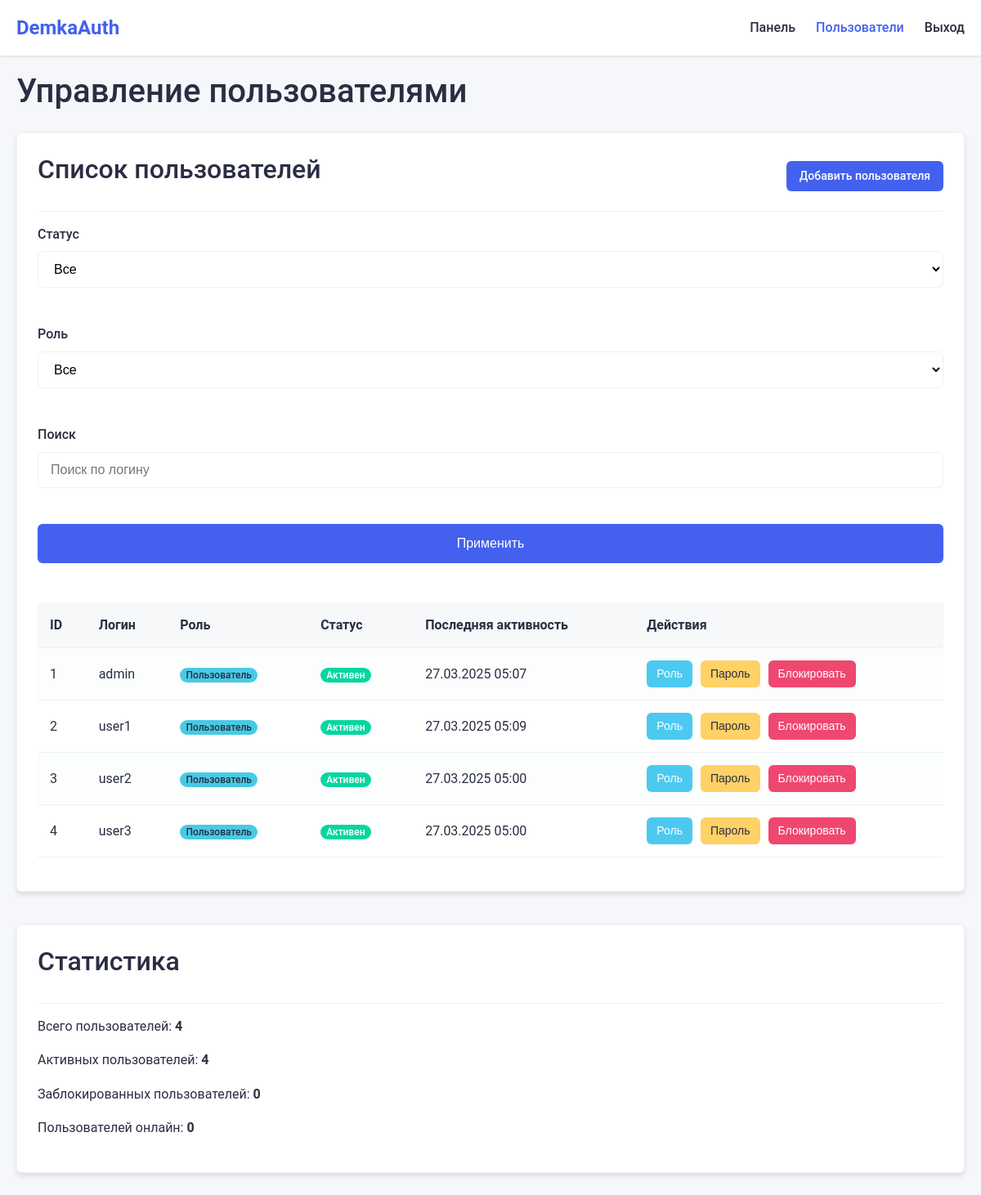
/users.php (signed in), run on the app's committed database.
### tables this page shows
CREATE TABLE `users` (
  `id` int(11) NOT NULL,
  `username` varchar(50) NOT NULL,
  `password_hash` varchar(255) NOT NULL,
  `role` enum('Администратор','Пользователь') NOT NULL DEFAULT 'Пользователь',
  `failed_attempts` int(11) DEFAULT 0,
  `last_login` timestamp NULL DEFAULT NULL,
  `is_blocked` tinyint(1) DEFAULT 0,
  `created_at` timestamp NOT NULL DEFAULT current_timestamp(),
  `blocked` tinyint(1) NOT NULL DEFAULT 0,
  `block_reason` varchar(255) DEFAULT NULL,
  `last_activity` datetime DEFAULT NULL,
  `first_login` tinyint(1) NOT NULL DEFAULT 0
);

### includes/functions.php (called while the page is built, shortened)
<?php
function getUsersList($filters = []) {
    global $pdo;
    try {
        $sql = "SELECT * FROM users";
        $params = [];
        $sql .= " ORDER BY id ASC";
        $stmt = $pdo->prepare($sql);
        $stmt->execute();
        $users = $stmt->fetchAll(PDO::FETCH_ASSOC);
        foreach ($users as &$user) {
            if (isset($user['username']) && !isset($user['login'])) {
                $user['login'] = $user['username'];
            }
        }
        return $users;
    } catch (PDOException $e) {
        error_log("Ошибка при получении списка пользователей: " . $e->getMessage());
        return [];
    }
}
function getTotalUsers() {
    global $pdo;
    try {
        $stmt = $pdo->query("SELECT COUNT(*) FROM users");
        return (int)$stmt->fetchColumn();
    } catch (PDOException $e) {
        error_log("Ошибка при подсчете пользователей: " . $e->getMessage());
        return 0;
    }
}
function getActiveUsers() {
    global $pdo;
    try {
        $stmt = $pdo->query("SELECT COUNT(*) FROM users WHERE is_blocked = 0");
        return (int)$stmt->fetchColumn();
    } catch (PDOException $e) {
        error_log("Ошибка при подсчете активных пользователей: " . $e->getMessage());
        return 0;
    }
}
function getBlockedUsers() {
    global $pdo;
    try {
        $stmt = $pdo->query("SELECT COUNT(*) FROM users WHERE is_blocked = 1");
        return (int)$stmt->fetchColumn();
    } catch (PDOException $e) {
        error_log("Ошибка при подсчете заблокированных пользователей: " . $e->getMessage());
        return 0;
    }
}
function getOnlineUsers() {
    global $pdo;
    try {
        $timeThreshold = date('Y-m-d H:i:s', strtotime('-15 minutes'));
        $stmt = $pdo->prepare("SELECT COUNT(*) FROM users WHERE last_activity > :threshold");
        $stmt->bindParam(':threshold', $timeThreshold);
        $stmt->execute();
        return (int)$stmt->fetchColumn();
    } catch (PDOException $e) {
        error_log("Ошибка при подсчете пользователей онлайн: " . $e->getMessage());
        return 0;
    }
}

### users.php (the view, shortened to what this page needs)
<?php
require_once 'includes/functions.php';
$blocked = isset($_GET['blocked']) ? (int)$_GET['blocked'] : null;
$role = isset($_GET['role']) ? $_GET['role'] : '';
$search = isset($_GET['search']) ? $_GET['search'] : '';
$filters = [
    'blocked' => $blocked !== '' ? $blocked : null,
    'role' => $role,
    'search' => $search
];
$users = getUsersList($filters);
?>
<!DOCTYPE html>
<html lang="ru">
<head>
    <link rel="stylesheet" href="css/style.css">
</head>
<body>
    <nav class="navbar">
        <div class="navbar-container">
            <a href="dashboard.php" class="navbar-brand">DemkaAuth</a>
            <ul class="navbar-nav">
                <li class="nav-item"><a href="dashboard.php" class="nav-link">Панель</a></li>
                <li class="nav-item"><a href="users.php" class="nav-link active">Пользователи</a></li>
                <li class="nav-item"><a href="logout.php" class="nav-link">Выход</a></li>
            </ul>
        </div>
    </nav>
    <div class="container">
        <div class="row">
            <div class="col-12">
                <h1>Управление пользователями</h1>
            </div>
        </div>
        <div class="row">
            <div class="col-12 col-md-8">
                <div class="card">
                    <div class="card-header">
                        <h2>Список пользователей</h2>
                        <a href="#" class="btn btn-primary btn-sm" onclick="ModalHandler.openModal('add-user-modal')">Добавить пользователя</a>
                    </div>
                    <div class="card-body">
                        <form method="GET" action="" class="mb-4">
                            <div class="row">
                                <div class="col-12 col-md-3">
                                    <div class="form-group">
                                        <label for="blocked-filter" class="form-label">Статус</label>
                                        <select id="blocked-filter" name="blocked" class="form-control">
                                            <option value="">Все</option>
                                        </select>
                                    </div>
                                </div>
                                <div class="col-12 col-md-3">
                                    <div class="form-group">
                                        <label for="role-filter" class="form-label">Роль</label>
                                        <select id="role-filter" name="role" class="form-control">
                                            <option value="">Все</option>
                                        </select>
                                    </div>
                                </div>
                                <div class="col-12 col-md-4">
                                    <div class="form-group">
                                        <label for="search-filter" class="form-label">Поиск</label>
                                        <input type="text" id="search-filter" name="search" class="form-control" placeholder="Поиск по логину" value="<?php echo isset($_GET['search']) ? htmlspecialchars($_GET['search']) : ''; ?>">
                                    </div>
                                </div>
                                <div class="col-12 col-md-2">
                                    <div class="form-group">
                                        <button type="submit" class="btn btn-primary btn-block">Применить</button>
                                    </div>
                                </div>
                            </div>
                        </form>
                        <?php if (empty($users)): ?>
                            <p class="text-center">Пользователи не найдены</p>
                        <?php else: ?>
                            <div class="table-responsive">
                                <table class="table table-striped">
                                    <thead>
                                        <tr>
                                            <th>ID</th>
                                            <th>Логин</th>
                                            <th>Роль</th>
                                            <th>Статус</th>
                                            <th>Последняя активность</th>
                                            <th>Действия</th>
                                        </tr>
                                    </thead>
                                    <tbody>
                                        <?php foreach ($users as $user): ?>
                                            <tr>
                                                <td><?php echo $user['id']; ?></td>
                                                <td><?php echo htmlspecialchars(isset($user['login']) ? $user['login'] : $user['username']); ?></td>
                                                <td>
                                                    <span class="badge <?php echo $user['role'] === 'admin' ? 'badge-admin' : 'badge-user'; ?>">
                                                        <?php echo $user['role'] === 'admin' ? 'Администратор' : 'Пользователь'; ?>
                                                    </span>
                                                </td>
                                                <td>
                                                    <span class="badge <?php echo isset($user['blocked']) ? ($user['blocked'] ? 'badge-danger' : 'badge-success') : (isset($user['is_blocked']) ? ($user['is_blocked'] ? 'badge-danger' : 'badge-success') : 'badge-success'); ?>">
                                                        <?php echo isset($user['blocked']) ? ($user['blocked'] ? 'Заблокирован' : 'Активен') : (isset($user['is_blocked']) ? ($user['is_blocked'] ? 'Заблокирован' : 'Активен') : 'Активен'); ?>
                                                    </span>
                                                </td>
                                                <td>
                                                    <?php
                                                    if (isset($user['last_activity'])) {
                                                        echo date('d.m.Y H:i', strtotime($user['last_activity']));
                                                    } else {
                                                        echo 'Нет данных';
                                                    }
                                                    ?>
                                                </td>
                                                <td>
                                                    <div class="user-actions">
                                                        <button class="btn btn-sm btn-info" onclick="ModalHandler.openModal('change-role-modal-<?php echo $user['id']; ?>')">Роль</button>
                                                        <button class="btn btn-sm btn-warning" onclick="ModalHandler.openModal('reset-password-modal-<?php echo $user['id']; ?>')">Пароль</button>
                                                        <button class="btn btn-sm <?php echo isset($user['blocked']) ? ($user['blocked'] ? 'btn-success' : 'btn-danger') : (isset($user['is_blocked']) ? ($user['is_blocked'] ? 'btn-success' : 'btn-danger') : 'btn-danger'); ?>" onclick="ModalHandler.openModal('block-modal-<?php echo $user['id']; ?>')">
                                                            <?php echo isset($user['blocked']) ? ($user['blocked'] ? 'Разблокировать' : 'Блокировать') : (isset($user['is_blocked']) ? ($user['is_blocked'] ? 'Разблокировать' : 'Блокировать') : 'Блокировать'); ?>
                                                        </button>
                                                    </div>
                                                </td>
                                            </tr>
                                        <?php endforeach; ?>
                                    </tbody>
                                </table>
                            </div>
                        <?php endif; ?>
                    </div>
                </div>
            </div>
            <div class="col-12 col-md-4">
                <div class="card">
                    <div class="card-header">
                        <h2>Статистика</h2>
                    </div>
                    <div class="card-body">
                        <p>Всего пользователей: <strong><?php echo getTotalUsers(); ?></strong></p>
                        <p>Активных пользователей: <strong><?php echo getActiveUsers(); ?></strong></p>
                        <p>Заблокированных пользователей: <strong><?php echo getBlockedUsers(); ?></strong></p>
                        <p>Пользователей онлайн: <strong><?php echo getOnlineUsers(); ?></strong></p>
                    </div>
                </div>
            </div>
        </div>
    </div>
</body>
</html>

### data on the page
users: id "1", username "admin", role "Пользователь", blocked "Активен", last_activity "27.03.2025 05:07"
users: id "2", username "user1", role "Пользователь", blocked "Активен", last_activity "27.03.2025 05:09"
users: id "3", username "user2", role "Пользователь", blocked "Активен", last_activity "27.03.2025 05:00"
users: id "4", username "user3", role "Пользователь", blocked "Активен", last_activity "27.03.2025 05:00"

### other printed values
getTotalUsers() "4"
getActiveUsers() "4"
getBlockedUsers() "0"
getOnlineUsers() "0"
